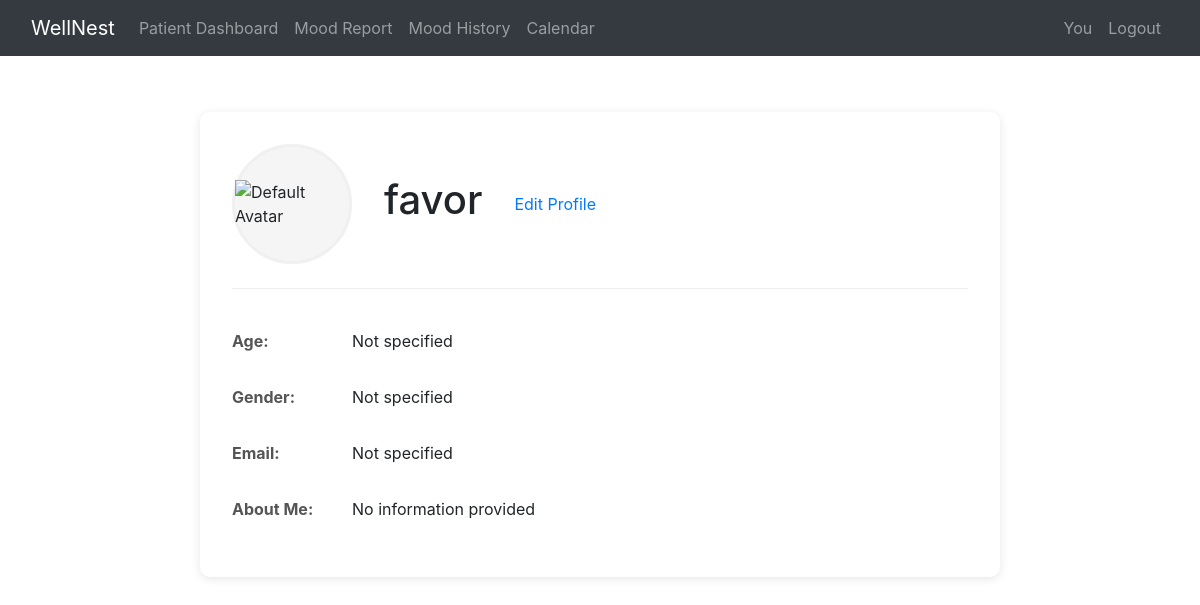
Page /profile_summary_view/ (signed in) on the earlier database version.
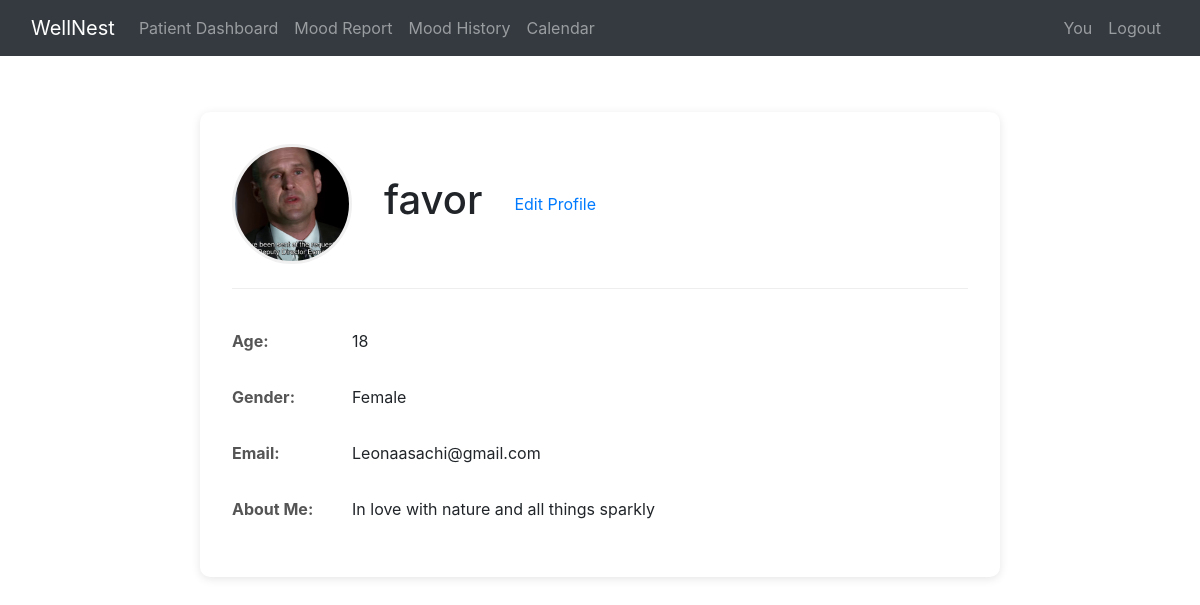
Same page on the later database version.
### website/models.py (models this page shows, shortened)
class PatientProfile(models.Model):
    user = models.OneToOneField(User, on_delete=models.CASCADE)
    age = models.CharField(max_length=3, blank=True)
    gender = models.CharField(
        max_length=10,
        choices=[('Male', 'Male'), ('Female', 'Female'), ('Other', 'Other')],
        blank=True
    )
    phone = models.CharField(max_length=15, blank=True)
    email = models.EmailField(blank=True)
    bio = models.TextField(blank=True, null=True)
    profile_picture = models.ImageField(upload_to='profile_pics/', blank=True, null=True)  # 👈 Add this line

### website/appointment_views.py (the view)
# urls.py: path('profile_summary_view/', appointment_views.profile_summary_view, name='profile_summary_view'),
@login_required
def profile_summary_view(request):
    profile = get_object_or_404(PatientProfile, user=request.user)
    return render(request, 'profiles/patient_profile_summary.html', {'profile': profile})

### website/templates/profiles/patient_profile_summary.html (shortened to what this page needs)
{% extends "base.html" %}
{% load static %}
{% block content %}
<div class="profile-summary">
    <div class="profile-header">
        {% if profile.profile_picture %}
        <img src="{{ profile.profile_picture.url }}" class="profile-avatar" alt="Profile Picture">
        {% else %}
        <div class="profile-avatar default-avatar">
            <img src="{% static 'images/default-avatar.svg' %}" alt="Default Avatar">
        </div>
        {% endif %}
        <h1>{{ user.username }}</h1>
        <a href="{% url 'edit_profile_view' %}" class="edit-button">
             Edit Profile
        </a>
    </div>
    <div class="profile-details">
        <div class="detail-row">
            <span class="detail-label">Age:</span>
            <span class="detail-value">{{ profile.age|default:"Not specified" }}</span>
        </div>
        <div class="detail-row">
            <span class="detail-label">Gender:</span>
            <span class="detail-value">{{ profile.gender|default:"Not specified" }}</span>
        </div>
        <div class="detail-row ">
          <span class="detail-label">Email:</span>
          <span class="detail-value">{{ profile.email|default:"Not specified" }}</span>
      </div>
        <div class="detail-row bio-row">
            <span class="detail-label">About Me:</span>
            <p class="detail-bio">{{ profile.bio|default:"No information provided" }}</p>
        </div>
    </div>
</div>
{% endblock %}

Differences in the rows shown:
changed PatientProfile: profile_picture: picture added; age "Not specified" → "18"; gender "Not specified" → "Female"; email "Not specified" → "Leonaasachi@gmail.com"; bio "No information provided" → "In love with nature and all things sparkly"
